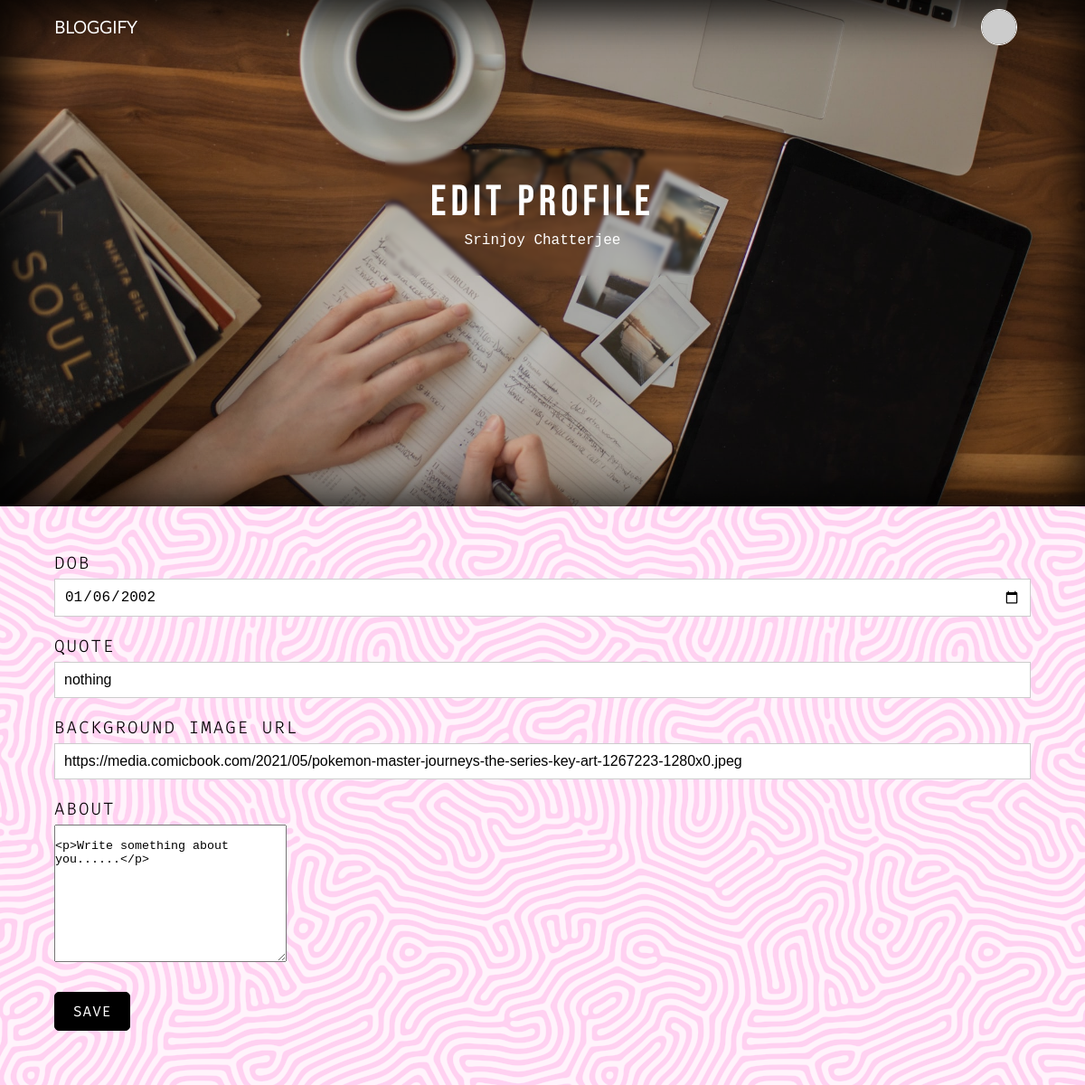
The app's page /edit-profile (signed in) with its own data.
### main.py (models this page shows)
class User(UserMixin, db.Model):
    __tablename__ = "users"
    id = db.Column(db.Integer, primary_key=True)
    email = db.Column(db.String(100), unique=True)
    password = db.Column(db.String(100))
    username = db.Column(db.String(100))
    posts = relationship("BlogPost", back_populates="author")
    comments = relationship("Comment", back_populates="author")
    user = relationship("UserProfile", back_populates="user")
    is_admin = db.Column(db.Boolean)

class UserProfile(db.Model):
    __tablename__ = "user_profile"
    id = db.Column(db.Integer, primary_key=True)
    dob = db.Column(db.String(100))
    quote = db.Column(db.String(100))
    img_url = db.Column(db.String(250), nullable=False)
    about = db.Column(db.Text, nullable=False)
    user_id = db.Column(db.Integer, db.ForeignKey('users.id'))
    user = relationship("User", back_populates="user")

### main.py (the view, shortened to what this page needs)
@app.route("/edit-profile", methods=["GET", "POST"])
@login_required
def edit_profile():
    user_id = current_user.id
    user_profile = UserProfile.query.filter_by(user_id=user_id).first()
    if user_profile.img_url == "../static/Assets/images/UserBG.jpg":
        user_profile.img_url == ""
        db.session.commit()
    return render_template("edit.html", access_point="edit profile", current_user=current_user, user_details=user_profile)

### main.py (called while the page is built)
@login_manager.user_loader
def load_user(user_id):
    return User.query.get(int(user_id))

### templates/edit.html (shortened to what this page needs)
<!DOCTYPE html>
<html lang="en">
  <head>
    <link
      rel="stylesheet"
      href="{{ url_for('static', filename='CSS/edit.css') }}"
    />
  </head>
  <body>
    <section class="main">
      {% if access_point=="new user" or "edit profile" %}
      <img
        src="{{ url_for('static', filename='Assets/images/BlogWritingBG.jpg') }}"
        alt="Showcase Background"
      />
      {% else %}<img
        src="{{ url_for('static', filename='Assets/images/ProfileEditingBG.jpg') }}"
        alt="Showcase Background"
      />{% endif %}
      <div class="container">
        <nav class="main-nav">
          <a href="{{url_for('get_all_posts')}}"><h1>BLOGGIFY</h1></a>
          {%if access_point != "new user"%}
          <ul class="right-menu">
            <li>
              <a
                href="{{url_for('show_user_profile',user_id=current_user.id)}}"
              >
                <img
                  class="profile-img"
                  src="{{current_user.email|gravatar}}"
                  alt="User Profile Image"
                />
              </a>
            </li>
          </ul>
          {% endif %}
        </nav>
        <header class="showcase">
          <div class="title">
            <h1>{{access_point}}</h1>
            <p>{{current_user.username}}</p>
          </div>
        </header>
      </div>
    </section>
    {% if access_point=="new user" or access_point=="edit profile"%}
    <section class="editor profile-editor">
      <div class="container">
        <form action="#" method="post">
          <div class="item">
            <h1>DOB</h1>
            <input
              type="date"
              name="dob"
              value="{{user_details.dob}}"
              required
            />
          </div>
          <div class="item">
            <h1>Quote</h1>
            <input
              type="text"
              name="quote"
              value="{{user_details.quote}}"
              required
            />
          </div>
          <div class="item">
            <h1>Background image url</h1>
            <input
              type="url"
              name="img_url"
              value="{{user_details.img_url}}"
              required
            />
          </div>
          <div class="item">
            <h1>About</h1>
            <textarea
              class="ckeditor"
              name="about"
              id="editor1"
              cols="30"
              rows="10"
            >
                        {{user_details.about}}
                    </textarea
            >
          </div>
          <div class="item">
            <input type="submit" value="Save" />
          </div>
        </form>
      </div>
    </section>
    {% endif %}
  </body>
</html>

### static/CSS/edit.css (style rules this page uses)
* { box-sizing: border-box; margin: 0; padding: 0; }
body { font-family: Lato-Light, sans-serif; }
ul { list-style: none; }
a { text-decoration: none; color: #333; }
.container { margin: auto; width: 90%; height: 100%; max-width: 1100px; }
.main { height: 70vh; color: #fff; position: relative; background-color: rgba(0, 0, 0, .2); background-blend-mode: overlay; box-shadow: inset 20px 20px 50px rgba(0, 0, 0, .7), inset -10px -10px 50px rgba(0, 0, 0, .7); }
.main img { display: block; width: 100%; height: 100%; object-fit: cover; position: absolute; z-index: -1; }
.main .main-nav { height: 60px; display: flex; justify-content: space-between; align-items: center; position: relative; }
.main-nav a { color: #fff; }
.main-nav .right-menu { margin-right: 10px; display: flex; justify-content: center; align-items: center; }
.main-nav .right-menu li { margin: 0 5px; }
.main-nav .right-menu li a { width: 40px; height: 40px; line-height: 40px; text-align: center; display: block; border: 1px solid #fff; border-radius: 50%; transition: all .2s ease-in-out; position: relative; overflow: hidden; }
.main-nav .right-menu .profile-img { width: 100%; height: 100%; object-fit: cover; z-index: 1; }
.showcase { height: 350px; display: flex; justify-content: center; align-items: center; }
.showcase .title { padding: 30px 50px; border-radius: 10px; backdrop-filter: blur(2px); display: flex; flex-direction: column; justify-content: center; align-items: center; text-align: center; }
.showcase .title h1 { font-size: 3rem; font-family: Bebas-Neue; font-weight: lighter; text-align: center; letter-spacing: 5px; }
.showcase .title p { margin-top: 5px; font-size: 1rem; font-family: monospace; font-weight: lighter; }
.editor { background: rgb(255, 231, 248) url("../Assets/Images/Pattern.png") repeat fixed center center; background-blend-mode: soft-light; }
.editor form { padding: 30px 0; }
.editor form .item { margin: 20px 0; }
.editor form .item h1 { text-transform: uppercase; font-size: 1.2rem; font-family: Fira-Code; letter-spacing: 2px; font-weight: lighter; margin-bottom: 5px; }
.editor form input { width: 100%; padding: 10px 10px; border: 1px solid #ccc; font-size: 1rem; }
.editor form input[type=submit] { width: auto; margin: 10px 0; padding: 10px 20px; text-transform: uppercase; font-family: Fira-Code; letter-spacing: 1px; border: 1px solid #000; color: #fff; background-color: #000; cursor: pointer; transition: all .5s; border-radius: 5px; }

### records on screen
User: username "Srinjoy Chatterjee"
UserProfile: dob "01/06/2002", quote "nothing", img_url "https://media.comicbook.com/2021/05/pokemon-master-journeys-the-series-key-art-1267223-1280x0.jpeg", about "<p>Write something about you......</p>"

### other values on screen
{{ access_point }} "edit profile"
